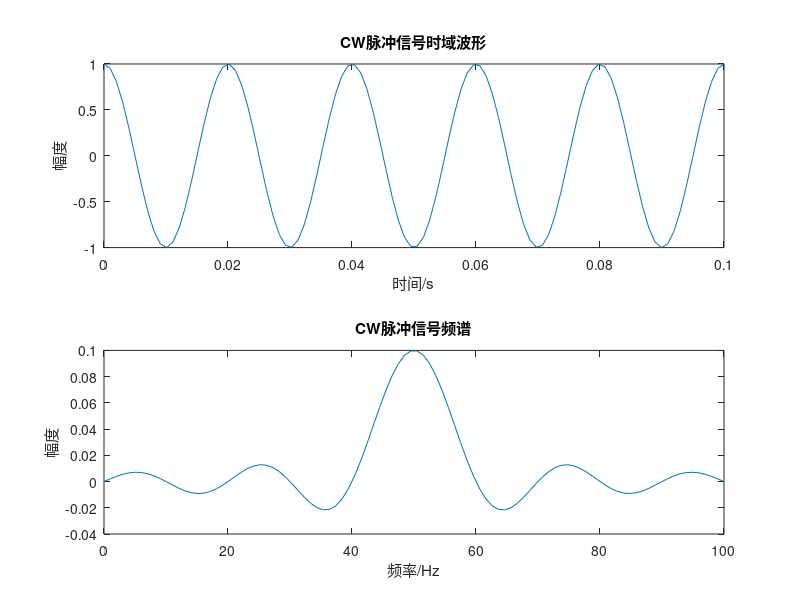
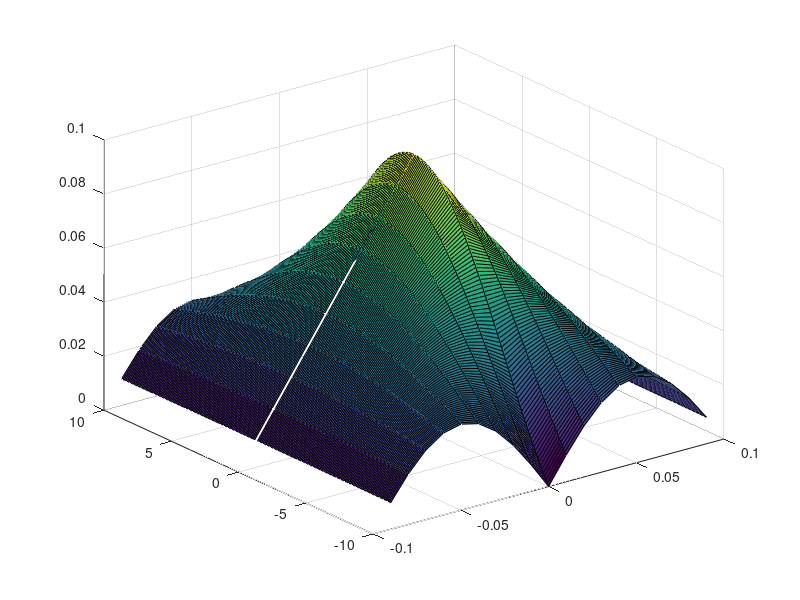
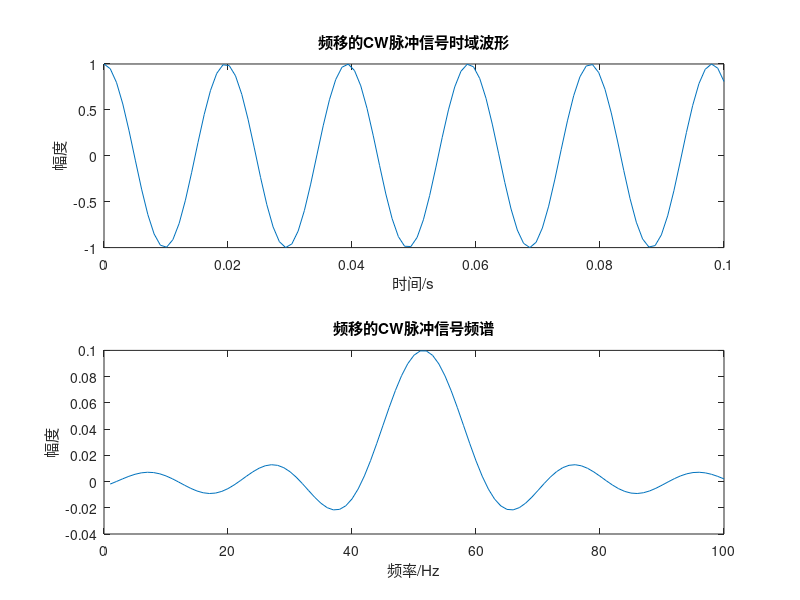

MATLAB code to generate these figures, in order:
%CW
%参考：声呐技术
clc;close all;clear all;
%参数-------------------------
f0=50;
T=0.1;%时宽
B=1/T;
fs=1000;%采样频率
Ts=1/fs;%采样时间
N=T/Ts;%采样点个数
t=linspace(0,T,N);
y=exp(1i*2*pi*f0*t);
%画图--------------------------------------------------------
figure(1);
subplot(2,1,1);plot(t,real(y));
title('CW脉冲信号时域波形');
xlabel('时间/s');ylabel('幅度');
f=linspace(0,100,N);
Y=T*(sin(pi*(f-f0)*T))./(pi*(f-f0)*T);
subplot(2,1,2);plot(f,Y);title('CW脉冲信号频谱');xlabel('频率/Hz');ylabel('幅度');
%---------------------------------
t=-T:0.01:T;
v=-B:0.1:B;
[t,v]=meshgrid(t,v);
r=pi*v.*(T-abs(t));
X=sin(r)./r.*(T-abs(t));
%---------------------------------------
figure(2);
surf(t,v,abs(X));%模糊图
t=linspace(0,T,N);
%---------------------------------------
figure(3);
v=15;
c=1500;
v0=f0*2*v/c;
s=exp(1i*2*pi*f0*t).*exp(1i*2*pi*v0*t);
subplot(2,1,1);plot(t,real(s));title('频移的CW脉冲信号时域波形');xlabel('时间/s');ylabel('幅度');
Y=T*(sin(pi*(f-f0-v0)*T))./(pi*(f-f0-v0)*T);
f=linspace(0,100,N);
subplot(2,1,2);plot(Y);title('频移的CW脉冲信号频谱');xlabel('频率/Hz');ylabel('幅度');
